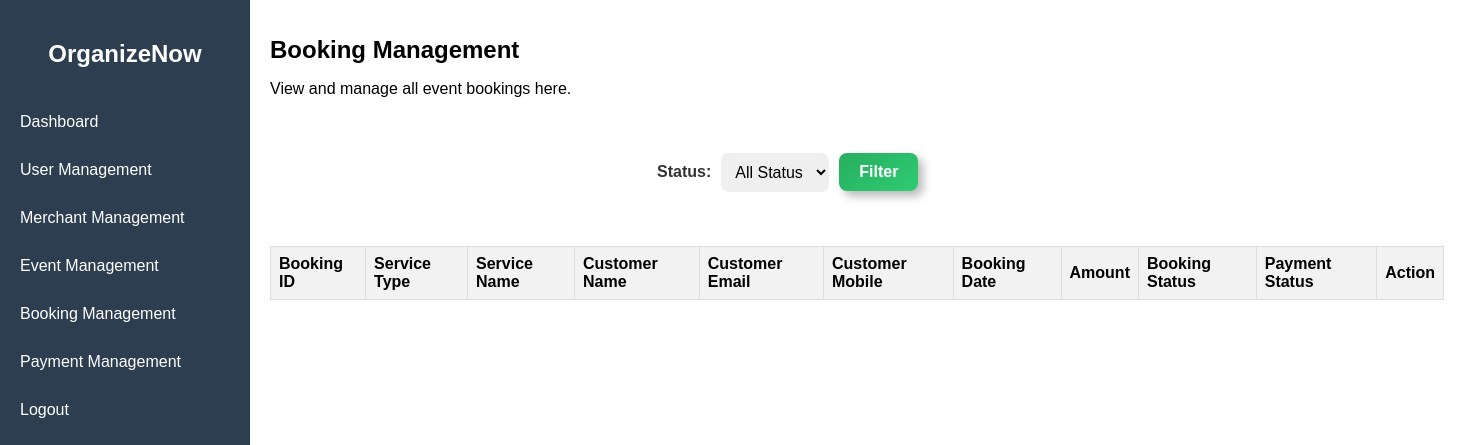
Before: /Admin/booking_management.php (signed in) with the older database file.
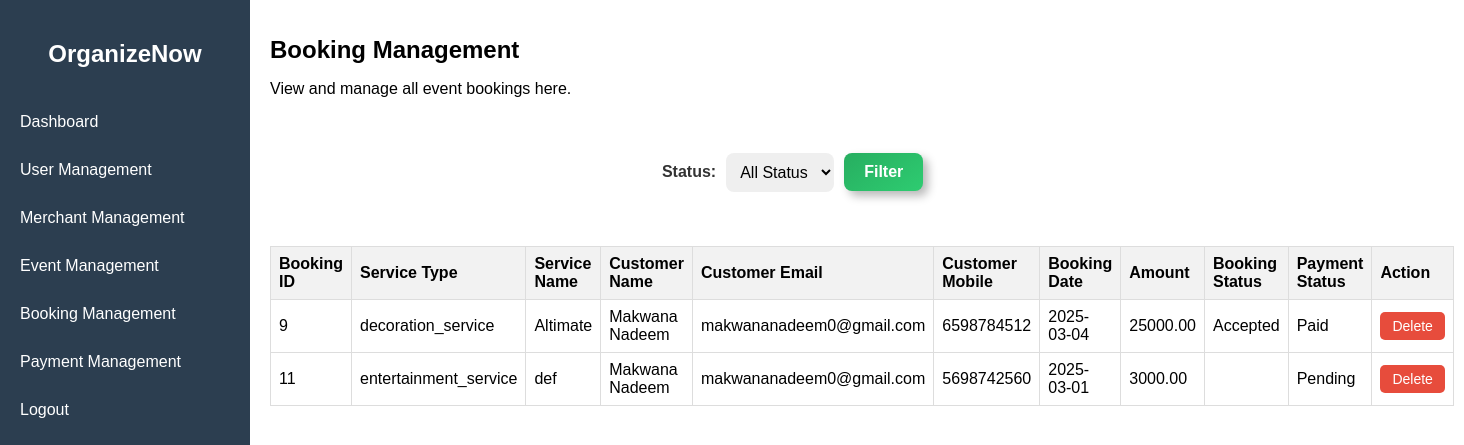
After: the same page with the newer database file.
### tables this page shows
CREATE TABLE `booking2` (
  `id` int(11) NOT NULL,
  `service_id` int(11) NOT NULL,
  `service_name` varchar(200) NOT NULL,
  `service_type` text NOT NULL,
  `booking_date` date NOT NULL,
  `customer_name` varchar(200) NOT NULL,
  `customer_email` varchar(200) NOT NULL,
  `customer_mobile` varchar(200) NOT NULL,
  `guest_count` int(200) NOT NULL,
  `num_days` int(50) NOT NULL,
  `total_price` decimal(10,2) NOT NULL,
  `status` enum('Pending','Accepted','Rejected') DEFAULT 'Pending',
  `payment_status` enum('Pending','Paid') DEFAULT 'Pending',
  `created_at` timestamp NOT NULL DEFAULT current_timestamp(),
  `user_id` int(11) NOT NULL,
  `merchant_id` int(11) NOT NULL,
  `event_image` varchar(255) NOT NULL
);

### Admin/booking_management.php (the view, shortened to what this page needs)
<?php
include "connection.php";
include "admin_sidebar.php";
?>
<h1>Booking Management</h1>
<p>View and manage all event bookings here.</p>
<?php
$query = "SELECT * FROM booking2 WHERE 1";
$result = $conn->query($query);
?>
<head>
</head>
<form method="GET">
    <label for="status">Status:</label>
    <select name="status" id="status">
        <option value="">All Status</option>
    </select>
    <button type="submit">Filter</button>
</form>
<table>
    <thead>
        <tr>
            <th>Booking ID</th>
            <th>Service Type</th>
            <th>Service Name</th>
            <th>Customer Name</th>
            <th>Customer Email</th>
            <th>Customer Mobile</th>
            <th>Booking Date</th>
            <th>Amount</th>
            <th>Booking Status</th>
            <th>Payment Status</th>
            <th>Action</th>
        </tr>
    </thead>
    <tbody>
        <?php while ($row = $result->fetch_assoc()) { ?>
            <tr>
                <td><?php echo $row['id']; ?></td>
                <td><?php echo $row['service_type']; ?></td>
                <td><?php echo $row['service_name']; ?></td>
                <td><?php echo $row['customer_name']; ?></td>
                <td><?php echo $row['customer_email']; ?></td>
                <td><?php echo $row['customer_mobile']; ?></td>
                <td><?php echo $row['booking_date']; ?></td>
                <td><?php echo $row['total_price']; ?></td>
                <td><?php echo $row['status']; ?></td>
                <td><?php echo $row['payment_status']; ?></td>
                <td>
                    <a class="btn" href="?action=delete&booking_id=<?php echo $row['id']; ?>" onclick="return confirm('Are you sure you want to delete this booking?');">Delete</a>
                </td>
            </tr>
        <?php } ?>
    </tbody>
</table>

Changed rows visible on the page:
added booking2: id "9", service_type "decoration_service", service_name "Altimate", customer_name "Makwana Nadeem", customer_email "makwananadeem0@gmail.com", customer_mobile "6598784512", booking_date "2025-03-04", total_price "25000.00", status "Accepted", payment_status "Paid"
added booking2: id "11", service_type "entertainment_service", service_name "def", customer_name "Makwana Nadeem", customer_email "makwananadeem0@gmail.com", customer_mobile "5698742560", booking_date "2025-03-01", total_price "3000.00", payment_status "Pending"
